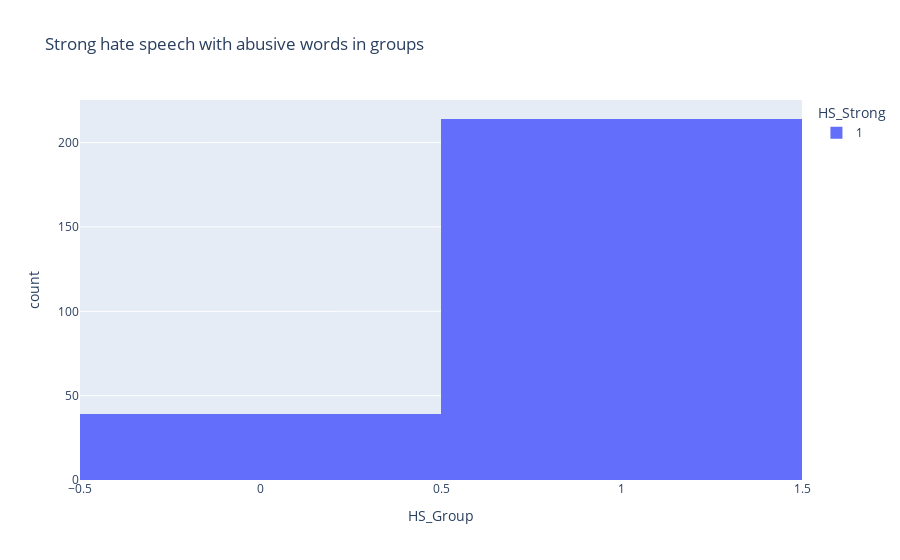

Notebook source saved alongside this figure:
### Code cell
fig = px.histogram(filtered_strong_HS_data, x="HS_Group", color="HS_Strong", title="Strong hate speech with abusive words in groups")
fig.show()

### Figure 1 — Plotly figure (JSON) as saved in the notebook; plotly's stock layout.template omitted (floating-point values rounded to 4 significant figures; data arrays with more than 128 entries replaced by an {"elided": "..."} marker saying what was removed)
{"data": [{"alignmentgroup": "True", "bingroup": "x", "hovertemplate": "HS_Strong=1<br>HS_Group=%{x}<br>count=%{y}<extra></extra>", "legendgroup": "1", "marker": {"color": "#636efa", "pattern": {"shape": ""}}, "name": "1", "offsetgroup": "1", "orientation": "v", "showlegend": true, "type": "histogram", "x": {"elided": "253 int values"}, "xaxis": "x", "yaxis": "y"}], "layout": {"barmode": "relative", "legend": {"title": {"text": "HS_Strong"}, "tracegroupgap": 0}, "title": {"text": "Strong hate speech with abusive words in groups"}, "xaxis": {"anchor": "y", "domain": [0, 1], "title": {"text": "HS_Group"}}, "yaxis": {"anchor": "x", "domain": [0, 1], "title": {"text": "count"}}}}
